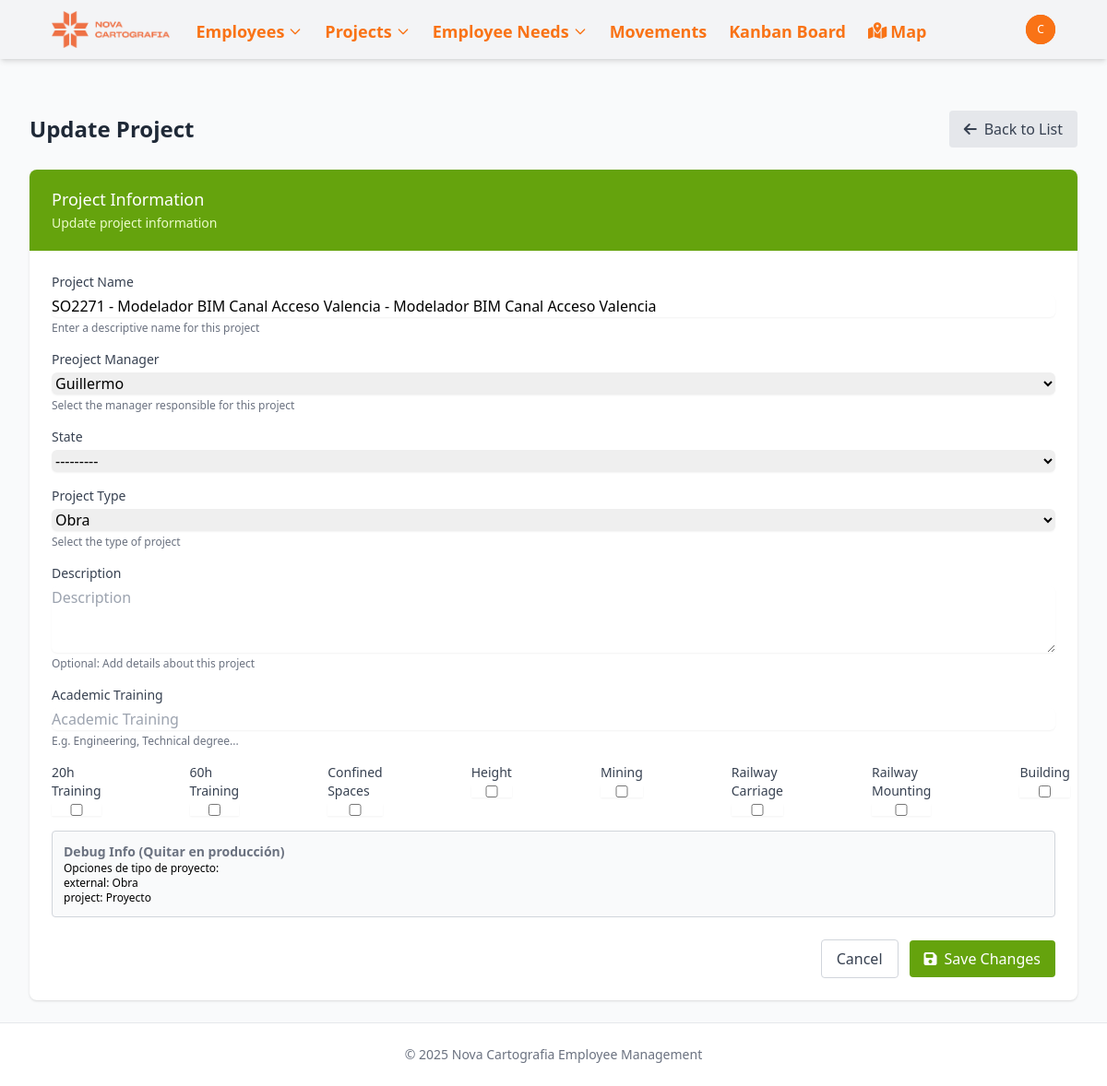
/projects/20/edit/ (signed in), run on an earlier commit of the app's database.
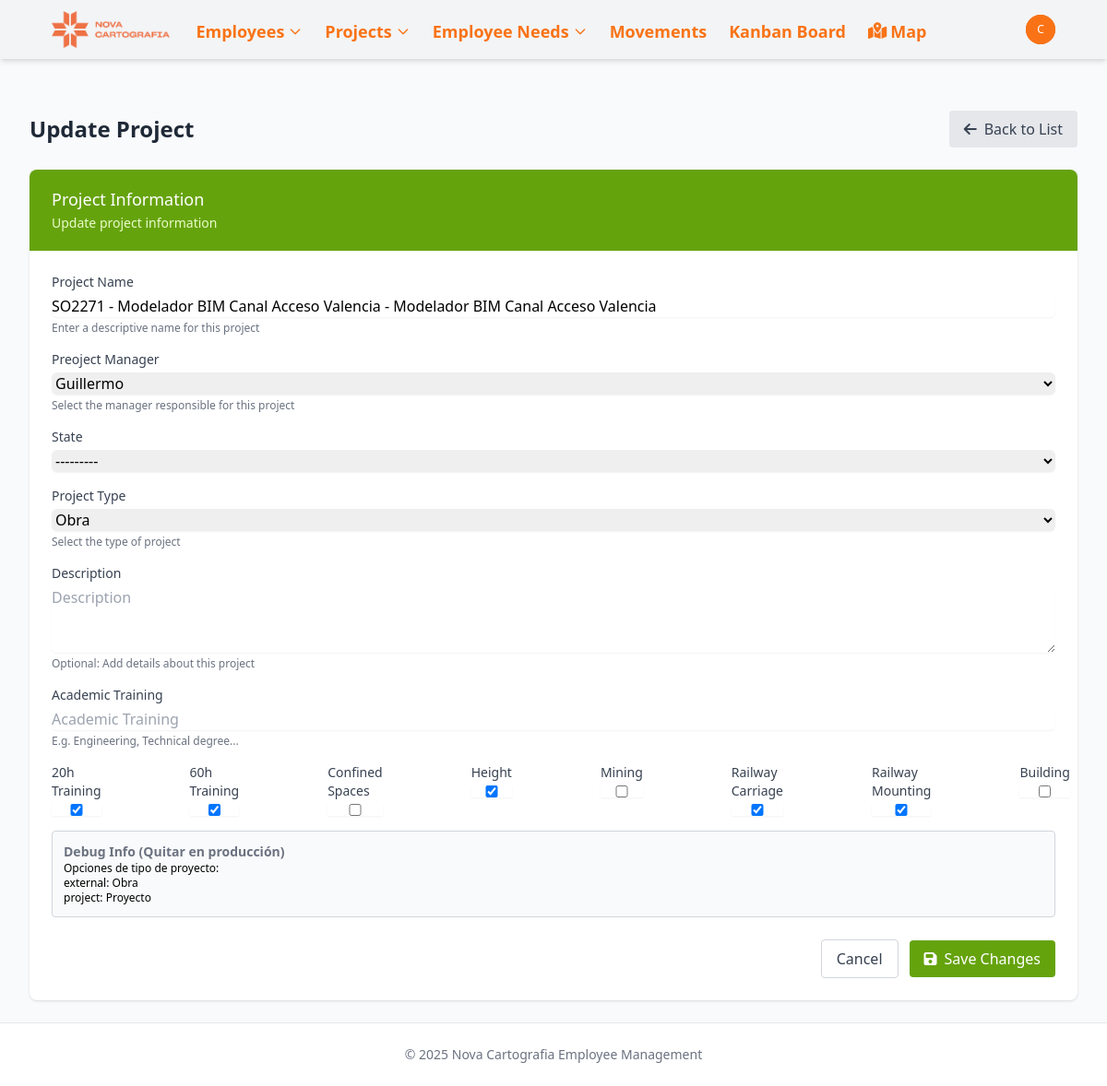
And on a later commit of the database.
### novacartografia_employee_management/models.py (models this page shows, shortened)
class Project(models.Model):
    PROJECT_TYPES = [
        ('external', 'Obra'),
        ('project', 'Proyecto'),
    ]
    MANAGER_TYPES = [
        ('Jose Cuesta Mejías', 'Cuesta'),
        ('Javier Marín Gimeno', 'Javi'),
        ('Guillermo Boscá Gómez', 'Guillermo'),
        ('Miguel Ángel Martínez García', 'Miguel Ángel'),
        ('Óscar López Valverde', 'Óscar'),
    ]
    name = models.CharField(max_length=100)
    type = models.CharField(max_length=50, choices=PROJECT_TYPES, default='proyecto')
    description = models.TextField(blank=True, null=True)
    manager = models.CharField(max_length=50, choices=MANAGER_TYPES, null=True, blank=True)
    state = models.CharField(max_length=50, null=True, blank=True,
            choices=[
                ('alava', 'Álava'),
                ('albacete', 'Albacete'),
                ('alicante', 'Alicante'),
                ('almeria', 'Almería'),
                ('asturias', 'Asturias'),
                ('avila', 'Ávila'),
                ('badajoz', 'Badajoz'),
                ('barcelona', 'Barcelona'),
                ('burgos', 'Burgos'),
                ('caceres', 'Cáceres'),
                ('cadiz', 'Cádiz'),
                ('cantabria', 'Cantabria'),
                ('castellon', 'Castellón'),
                ('ceuta', 'Ceuta'),
                ('ciudad_real', 'Ciudad Real'),
                ('cordoba', 'Córdoba'),
                ('cuenca', 'Cuenca'),
                ('gerona', 'Gerona'),
                ('granada', 'Granada'),
                ('guadalajara', 'Guadalajara'),
                ('guipuzcoa', 'Guipúzcoa'),
                ('huelva', 'Huelva'),
                ('huesca', 'Huesca'),
                ('islas_baleares', 'Islas Baleares'),
                ('jaen', 'Jaén'),
                ('la_coruna', 'La Coruña'),
                ('la_rioja', 'La Rioja'),
                ('las_palmas', 'Las Palmas'),
                ('leon', 'León'),
                ('lerida', 'Lérida'),
                ('lugo', 'Lugo'),
                ('madrid', 'Madrid'),
                ('malaga', 'Málaga'),
                ('melilla', 'Melilla'),
                ('murcia', 'Murcia'),
                ('navarra', 'Navarra'),
                ('orense', 'Orense'),
                ('palencia', 'Palencia'),
                ('pontevedra', 'Pontevedra'),
                ('salamanca', 'Salamanca'),
                ('santa_cruz_de_tenerife', 'Santa Cruz de Tenerife'),
                ('segovia', 'Segovia'),
                ('sevilla', 'Sevilla'),
                ('soria', 'Soria'),
                ('tarragona', 'Tarragona'),
                ('teruel', 'Teruel'),
                ('toledo', 'Toledo'),
                ('valencia', 'Valencia'),
                ('valladolid', 'Valladolid'),
                ('vizcaya', 'Vizcaya'),
                ('zamora', 'Zamora'),
                ('zaragoza', 'Zaragoza')
            ])
    academic_training = models.CharField(max_length=100, blank=True, null=True)
    twenty_hours = models.BooleanField(default=False)
    sixty_hours = models.BooleanField(default=False)
    confine = models.BooleanField(default=False)
    height = models.BooleanField(default=False)
    mining = models.BooleanField(default=False)
    railway_carriage = models.BooleanField(default=False)
    railway_mounting = models.BooleanField(default=False)
    building = models.BooleanField(default=False)
    office_work = models.BooleanField(default=False)
    scanner = models.BooleanField(default=False)
    leveling = models.BooleanField(default=False)
    static = models.BooleanField(default=False)
    drag = models.BooleanField(default=False)

### novacartografia_employee_management/views.py (the view)
# urls.py: path('projects/<int:pk>/edit/', views.project_update, name='project_update'),
@login_required
def project_update(request, pk):
    project = get_object_or_404(Project, pk=pk)
    if request.method == 'POST':
        form = ProjectForm(request.POST, instance=project)
        if form.is_valid():
            form.save()
            messages.success(request, f'Project "{project.name}" has been updated successfully.')
            return redirect('project_detail', pk=project.id)
    else:
        form = ProjectForm(instance=project)
    return render(request, 'novacartografia_employee_management/project_form.html', {
        'form': form,
        'project': project,
        'title': 'Update Project',
        'button_text': 'Save Changes',
        'is_new': False
    })

### templates/novacartografia_employee_management/project_form.html (shortened to what the changed rows need)
{% extends "base.html" %}
{% block content %}
<div class="mb-6 flex justify-between items-center">
    <h2 class="text-2xl font-bold text-gray-800">{{ title }}</h2>
</div>
<div class="bg-white shadow overflow-hidden sm:rounded-lg">
    <div class="px-4 py-5 sm:p-6">
        <form method="post">
            <div class="mb-4">
                <label for="{{ form.name.id_for_label }}" class="block text-sm font-medium text-gray-700">
                    {{ form.name.label }}
                </label>
                {{ form.name }}
                {% if form.name.help_text %}
                    <p class="mt-1 text-xs text-gray-500">{{ form.name.help_text }}</p>
                {% endif %}
            </div>
            <div class="mb-4">
                <label for="{{ form.manager.id_for_label }}" class="block text-sm font-medium text-gray-700">
                    Preoject Manager
                </label>
                {{ form.manager }}
                {% if form.manager.help_text %}
                    <p class="mt-1 text-xs text-gray-500">{{ form.manager.help_text }}</p>
                {% endif %}
            </div>
            <div class="mb-4">
                <label for="{{ form.type.id_for_label }}" class="block text-sm font-medium text-gray-700">
                    {{ form.type.label }}
                </label>
                <select name="{{ form.type.name }}" id="{{ form.type.id_for_label }}" class="mt-1 block w-full rounded-md border-gray-300 shadow-sm focus:border-lime-500 focus:ring focus:ring-lime-500 focus:ring-opacity-50">
                    {% for value, label in form.fields.type.choices %}
                        <option value="{{ value }}" {% if form.type.value == value %}selected{% endif %}>{{ label }}</option>
                    {% endfor %}
                </select>
                {% if form.type.help_text %}
                    <p class="mt-1 text-xs text-gray-500">{{ form.type.help_text }}</p>
                {% endif %}
            </div>
            <div class="mb-4">
                <label for="{{ form.description.id_for_label }}" class="block text-sm font-medium text-gray-700">
                    {{ form.description.label }}
                </label>
                {{ form.description }}
                {% if form.description.help_text %}
                    <p class="mt-1 text-xs text-gray-500">{{ form.description.help_text }}</p>
                {% endif %}
            </div>
            <div class="mb-4">
                <label for="{{ form.academic_training.id_for_label }}" class="block text-sm font-medium text-gray-700">
                    {{ form.academic_training.label }}
                </label>
                {{ form.academic_training }}
                {% if form.academic_training.help_text %}
                    <p class="mt-1 text-xs text-gray-500">{{ form.academic_training.help_text }}</p>
                {% endif %}
            </div>
            <div class="flex flex-col sm:flex-row sm:space-x-24 w-auto">
                <div class="mb-4 flex flex-col">
                    <label for="{{ form.twenty_hours.id_for_label }}" class="block text-sm font-medium text-gray-700">
                        {{ form.twenty_hours.label }}
                    </label>
                    {{ form.twenty_hours }}
                </div>
                <div class="mb-4 flex flex-col">
                    <label for="{{ form.sixty_hours.id_for_label }}" class="block text-sm font-medium text-gray-700">
                        {{ form.sixty_hours.label }}
                    </label>
                    {{ form.sixty_hours }}
                </div>
                <div class="mb-4 flex flex-col">
                    <label for="{{ form.confine.id_for_label }}" class="block text-sm font-medium text-gray-700">
                        {{ form.confine.label }}
                    </label>
                    {{ form.confine }}
                </div>
                <div class="mb-4 flex flex-col">
                    <label for="{{ form.height.id_for_label }}" class="block text-sm font-medium text-gray-700">
                        {{ form.height.label }}
                    </label>
                    {{ form.height }}
                </div>
                <div class="mb-4 flex flex-col">
                    <label for="{{ form.mining.id_for_label }}" class="block text-sm font-medium text-gray-700">
                        {{ form.mining.label }}
                    </label>
                    {{ form.mining }}
                </div>
                <div class="mb-4 flex flex-col">
                    <label for="{{ form.railway_carriage.id_for_label }}" class="block text-sm font-medium text-gray-700">
                        {{ form.railway_carriage.label }}
                    </label>
                    {{ form.railway_carriage }}
                </div>
                <div class="mb-4 flex flex-col">
                    <label for="{{ form.railway_mounting.id_for_label }}" class="block text-sm font-medium text-gray-700">
                        {{ form.railway_mounting.label }}
                    </label>
                    {{ form.railway_mounting }}
                </div>
                <div class="mb-4 flex flex-col">
                    <label for="{{ form.building.id_for_label }}" class="block text-sm font-medium text-gray-700">
                        {{ form.building.label }}
                    </label>
                    {{ form.building }}
                </div>
            </div>
        </form>
    </div>
</div>
{% endblock %}

What changed in the data, as far as the page shows it:
changed Project "Guillermo": twenty_hours "☐" → "☑"; sixty_hours "☐" → "☑"; height "☐" → "☑"; railway_carriage "☐" → "☑"; railway_mounting "☐" → "☑"
